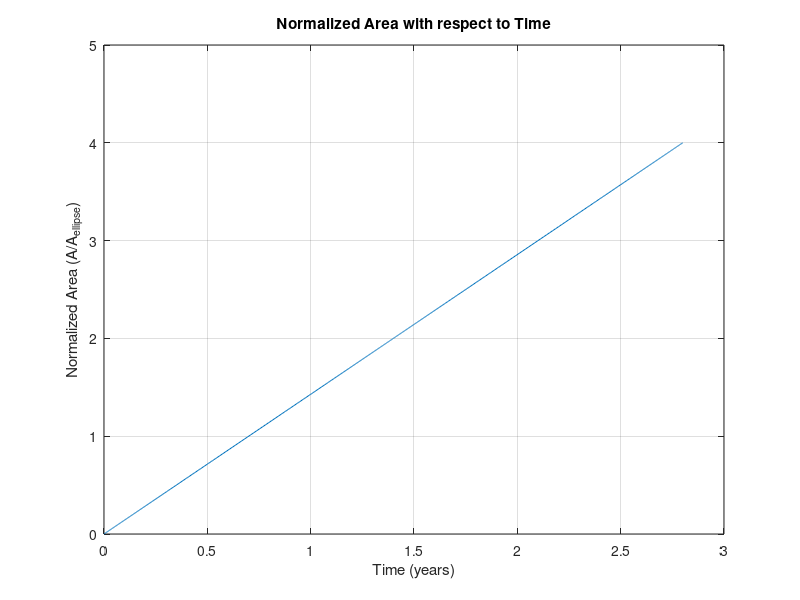

Reproduce this figure in MATLAB.
clear, clc


function [a,b,c,e,h] = ParametrosElipsee(dp,da)
   a= (dp + da)/2;
   b=sqrt(dp * da);
   c=(da - dp)/2;
   e=c/a;
   h=b^2/a;
end

function [AE,t,r,R] = OrbitaEliptica (h,e,T,theta) 

if mod((theta+pi), 2*pi) == 0
    n= floor((theta+pi)./(2*pi)) -1;
else
    n= floor((theta+pi)./(2*pi));
end

AE= 2*atan(sqrt((1-e)/(1+e))*tan(theta/2))+n*2*pi;
t= (T/(2*pi))*(AE-e*sin(AE));
r= h./(1+e*cos(theta));

Rx= r.*cos(theta);
Ry= r.*sin(theta);
R=[Rx; Ry];


end

function [dydx] = Deriv(x,y)

dydx(1)=(f(2)-f(1))/(x(2)-x(1));
dydx(end)=(f(end)-f(end-1))/(x(end)-x(end-1));
dydx(2:end-1)=(f(3:end)-f(1:end-2))./((x(3:end)-x(1:end-2)));

end

function [Int_def, Int_Indef] = Int(x,y)

areas=diff(x).*(y(1:end-1)+y(2:end))/2 ; 
Int_def=sum(areas) ;
Int_Indef=[0, cumsum(areas)];

end
%%
ua = 1.495978707E11;
year = 3.15576E7;

T=1.4*year;
dp = 0.6*ua;
da = 1.8*ua;

N=1000;
n_vueltas=2;

[a,b,c,e,h] = ParametrosElipsee(dp,da);

r1 = dp*(1 + e/2);
r2 = dp*(1 + e);
r3 = dp/(1 - e);


theta= linspace(0,2*pi*n_vueltas,N);

[AE,t,r,R] = OrbitaEliptica (h,e,T,theta);

X= R(1, 1:end);
Y = R(2, 1:end);

Roj = ((r >= dp) & (r<r1));
Amar = ((r >= r1) & (r<r2));
Verd = ((r >= r2) & (r<r3));
Azul = ((r >= r3) & (r<da));


hold on

plot(X,Y)

plot(X(Roj),Y(Roj), 'r.')
plot(X(Amar),Y(Amar), 'y.')
plot(X(Verd),Y(Verd), 'g.')
plot(X(Azul),Y(Azul), 'b.')


xlabel('posición x (ua)') ; ylabel('posición y (ua)') ; grid on ;
title('trayectoria') ; axis equal ;
%leg=legend('r<r_1','r<r_2','r<r_3','r\leqda','foco','Location','southwest') ; 
leg=legend('r<r_1','r<r_2','r<r_3','r\leqda','foco','Location','northwest') ; 
%leg=legend('r<r_1','r<r_2','r<r_3','r\leqda','foco','Location','eastoutside') ;

hold off






%%


%% INTEGRAL CUMULATIVA ==================================================
function [inty]=mi_integral_cum(x,y,y0) 
    inty=zeros(size(y)) ;
    inty(2:end)=cumsum(diff(x).*(y(1:end-1)+y(2:end))/2) ;
    inty=inty+y0 ;
end

A_elipse = pi*a*b;

% Calculate the area under the curve with respect to time
A = mi_integral_cum(theta, r.^2, 0); 

% Normalize the area with respect to the total area of the ellipse
A_barr = A ./ A_elipse;

% Plot the normalized area against time
plot(t/year, A_barr)

xlabel('Time (years)'); 
ylabel('Normalized Area (A/A_{ellipse})'); 
title('Normalized Area with respect to Time');
grid on;
